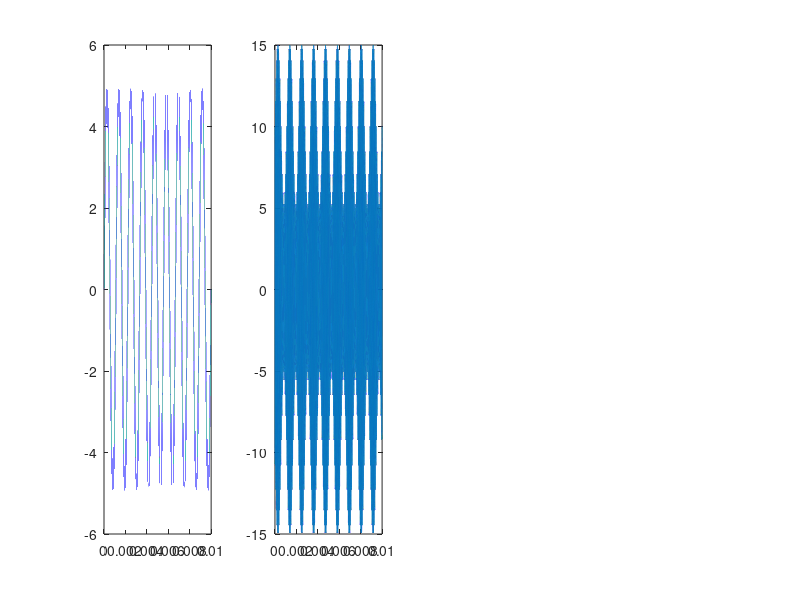

This figure's MATLAB source: (Note: this script raises an error after producing the figure.)
t = linspace(0,0.01,1000000);
Am = 5;
Ac = 10;
fc = 18000;
fm = 900;
c1 = Ac*cos(2*pi*fc*t);
m1 = Am*sin(2*pi*fm*t);
u = Am/Ac;
g = m1/Am;
m2 = c1.*(1 + (u.*g));

%% TASK - I (Amplitude Modulation using the expression)

subplot(1,4,1);plot(t,m1);
subplot(1,4,2);plot(t,m2);

fs = 40000;

%% TASK - II (Amplitude Modulation using 'ammod')

y = ammod(m1,fc,fs,0,Ac);
subplot(1,4,3);plot(t,y);

%% TASK - III (Amplitude Modulation using 'modulate') ....still incomplete!!....

fs = 400000;
fc = 100000;
m4 = cos(2*pi*1000*t);
z = modulate(m4,fc,fs,'am');
